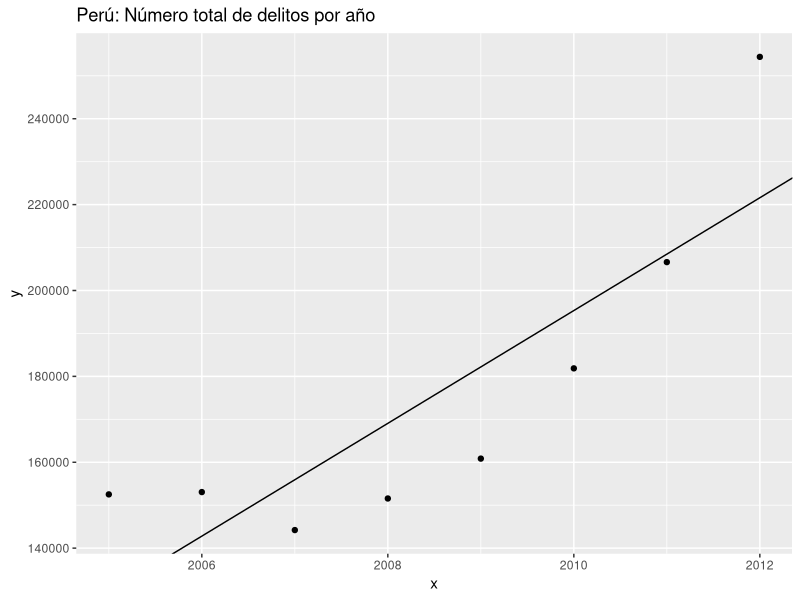

Generate this figure with R:
library(ggplot2)
y <- read.csv("datos.txt", header=FALSE)
y <- as.vector(y[,1])
x <- 2005:2012

int <- lsfit(x,y)$coefficients[1]
slope <- lsfit(x,y)$coefficients[2]
p <- ggplot(,aes(x,y))
p + geom_point() + geom_abline(intercept=int, slope=slope) +
  labs(title = "Perú: Número total de delitos por año")


summary(lm(x ~ y))

# R2 = 0.67
# p-value = 0.008